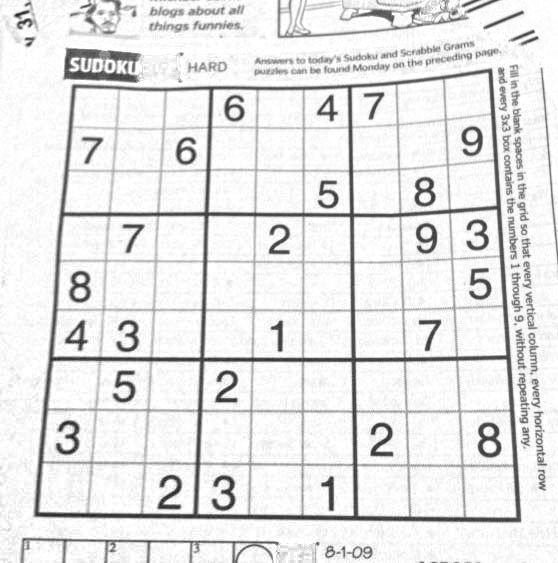
#> input picture Sudoku/DLMIA.png, 558 x 563 px, found by its file name
$ jupyter execute get_corners.ipynb   (older library calls are emulated)
#> lines starting #> are read from the running program, lines starting #| are printed output that depends on the picture; after the words box and inside, x2 and y2 are one past the last pixel; in counts of white or black regions, pixels touching at a corner belong together
[cell 1]
import time
import matplotlib
import io
matplotlib.use("Agg")
import matplotlib.pyplot as plt
start_time = time.time()


import numpy as np
from skimage.io import imread
from skimage.filters import gaussian, threshold_local
from skimage.measure import find_contours, moments
from skimage.draw import line
from skimage.color import gray2rgb
import math

from PIL import Image

[cell 2]
image = imread('./DLMIA.png', as_gray=True)
#> image is the input picture: shape (563, 558) float64; min 0.106, max 1, mean 0.9

Once the image is loaded lets delete some of the noise and threshold the image

[cell 3]
image_gauss = gaussian(image, 70, multichannel=False) # Makes the image smoother
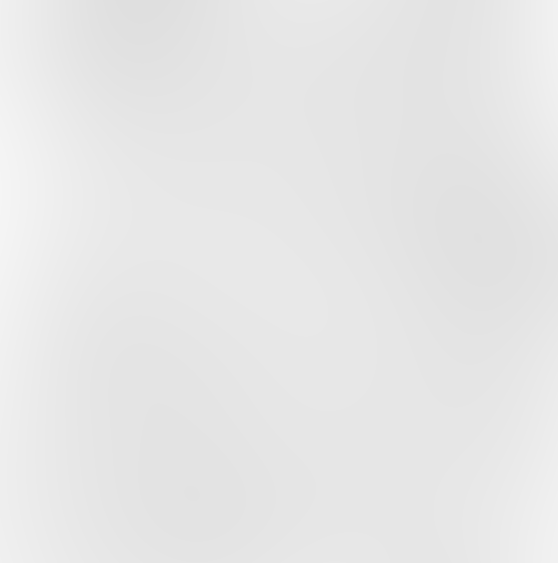
#> image_gauss: shape (563, 558) float64; min 0.875, max 0.961, mean 0.906
block_size = 9
local_thresh = threshold_local(image, block_size)
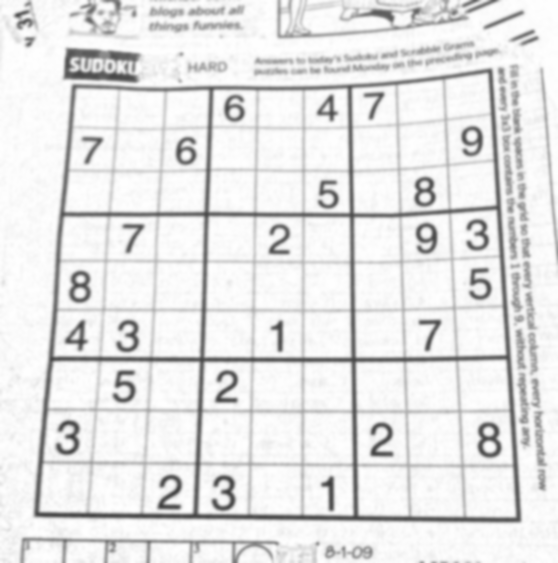
#> local_thresh: shape (563, 558) float64; min 0.248, max 1, mean 0.9
binary_local = image_gauss > local_thresh
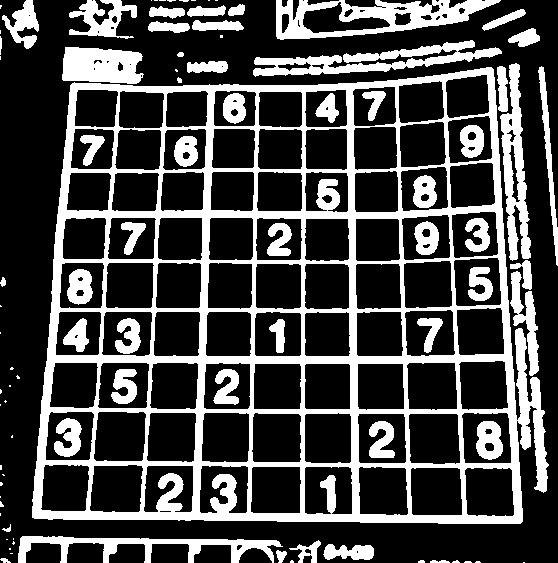
#> binary_local: shape (563, 558) bool; 28.1% white; 91 white regions (39 under 20 px), largest, box (x1, y1, x2, y2) and area: (32, 67, 549, 524) 51588, (276, 0, 501, 40) 4090, (253, 40, 502, 77) 3445

Let's find the contours, and define a funtion to find the areas of those contours.

[cell 4]
contours = find_contours(binary_local, 0.9)
#> contours = 241 point arrays, longest 2559 points

# Taken from https://groups.google.com/forum/#!topic/scikit-image/--pXW-fPbGg
def polygonArea(poly):
    """
    Return area of an unclosed polygon.

    :see: https://stackoverflow.com/a/451482
    :param poly: (n,2)-array
    """
    # we need a plain list for the following operations
    if isinstance(poly, np.ndarray):
        poly = poly.tolist()
#> poly = 265 pairs, first value 0 to 48.1, second value 1.9 to 38.1
    segments = zip(poly, poly[1:] + [poly[0]])
    return 0.5 * abs(sum(x0*y1 - x1*y0
                         for ((x0, y0), (x1, y1)) in segments))
areas = map(polygonArea, contours)

Get the larges area, and create a black background

[cell 5]
np_areas = np.array(list(areas))
#> np_areas = 241 values, max 202952.8 at index 64, min 0.01 at index 4, mean 1699.3
result = np.where(np_areas == np.amax(np_areas))
#> result = ([64],)
max_index = result[0].item()
#> max_index = 64
black = binary_local > 256
#> black: shape (563, 558) bool; every value is 0

Plots the coordinates in top of the black image

[cell 6]
fig, ax = plt.subplots()

ax.imshow(black, cmap=plt.cm.gray)
contour = contours[max_index]
#> contour = 2559 pairs, first value 66.9 to 523.1, second value 31.9 to 548.1

ax.plot(contour[:, 1], contour[:, 0])
plt.axis('off')
ax.set_yticklabels([])
ax.set_xticklabels([])
plt.show()
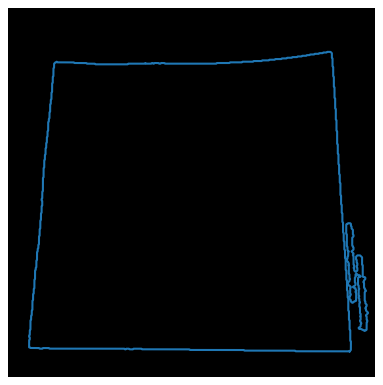
#> figure drawn by matplotlib, 1 panel

Saves the plot into a buffer

[cell 7]
buf = io.BytesIO()
fig.savefig(buf,
    format='jpeg',
    bbox_inches='tight',
    pad_inches=0)
buf.seek(0)
im = Image.open(buf)
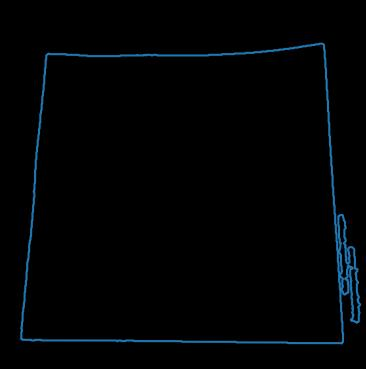
#> im: PIL image 366x369 RGB; mean R, G, B 1.3, 3, 4.6

img_only_borders = np.array(im)
buf.close()

[cell 8]
# plt.imshow(img)

from skimage.feature import corner_harris, corner_peaks

def rgb2gray(rgb):
    return np.dot(rgb[...,:3], [0.2989, 0.5870, 0.1140])
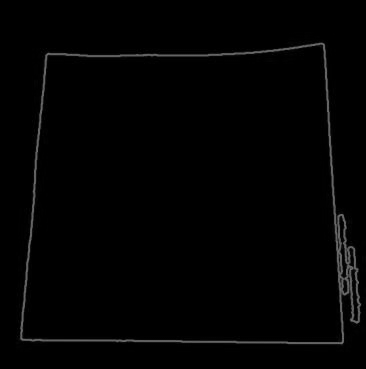
#> returned value: shape (369, 366) float64; min 0, max 122.3, mean 2.7
img_only_borders_grayscale = rgb2gray(img_only_borders)

coords = corner_peaks(corner_harris(img_only_borders_grayscale), min_distance=2)
#> coords = 6376 pairs, first value 2 to 366, second value 2 to 363
# [4 lines of commented-out code are left out]

[cell 9]
def get_center_point(img):
    img_momentum = moments(img)
#> img_momentum = [[363336.2, 79898791.4, 2.35e+10, 7.49e+12], [78036248.4, 1.78e+10, 5.37e+12, 1.74e+15], [2.11e+10, 4.82e+12, 1.45e+15, 4.67e+17], [6.22e+12, 1.4e+15, 4.16e+17, 1.33e+20]]
    center_x = img_momentum[1, 0] / img_momentum[0, 0]
#> center_x = 214.8
    center_y = img_momentum[0, 1] / img_momentum[0, 0]
#> center_y = 219.9

    return (center_x, center_y)

def find_corner(img, coords):
    center_x , center_y = get_center_point(img)
#> center_x = 214.8; center_y = 219.9

    corners = {'up_left': (0,0), 'down_left': (0,0), 'up_right':(0,0), 'down_right': (0,0)}
    distance = {'up_left': 0, 'down_left': 0, 'up_right':0, 'down_right': 0}

    for coord in coords:
        [y, x] = coord
        dist = math.sqrt((x - center_x)**2 + (y - center_y)**2)

        if x < center_x and y < center_y and distance['up_left'] < dist:
            corners['up_left'] = (x, y)
            distance['up_left'] = dist

        elif x > center_x and y < center_y and distance['up_right'] < dist:
            corners['up_right'] = (x, y)
            distance['up_right'] = dist

        elif x > center_x and y > center_y and distance['down_right'] < dist:
            corners['down_right'] = (x, y)
            distance['down_right'] = dist

        elif x < center_x and y > center_y and distance['down_left'] < dist:
            corners['down_left'] = (x, y)
            distance['down_left'] = dist
#> this loop made 6376 passes
#> (y, x, dist) on passes 1 to 3: (216, 341, 126.3), (320, 357, 173.9), (265, 352, 144.4)
#> after the loop, corners = {'up_left': (2, 2), 'down_left': (2, 366), 'up_right': (362, 2), 'down_right': (363, 364)}; distance = {'up_left': 304.6, 'down_left': 258.1, 'up_right': 263, 'down_right': 206.7}

    return corners


corners = find_corner(img_only_borders_grayscale, coords)
fig, ax = plt.subplots()

ax.imshow(img_only_borders_grayscale, cmap=plt.cm.gray)
ax.plot([corners['up_right'][0]], [corners['up_right'][1]], '+r', markersize=15)
ax.plot([corners['up_left'][0]], [corners['up_left'][1]], '+r', markersize=15)
ax.plot([corners['down_right'][0]], [corners['down_right'][1]], '+r', markersize=15)
ax.plot([corners['down_left'][0]], [corners['down_left'][1]], '+r', markersize=15)

plt.show()
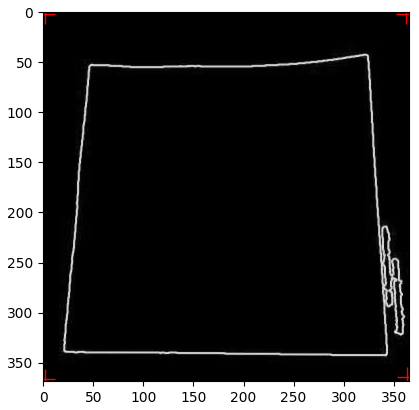
#> figure drawn by matplotlib, 1 panel

[cell 10]
fig.savefig("local.png")
print(corners)
#| {'up_left': (2, 2), 'down_left': (2, 366), 'up_right': (362, 2), 'down_right': (363, 364)}
print("--- %s seconds ---" % (time.time() - start_time))

[cell 11]
img_only_borders.shape
#> Out = (369, 366, 3)
